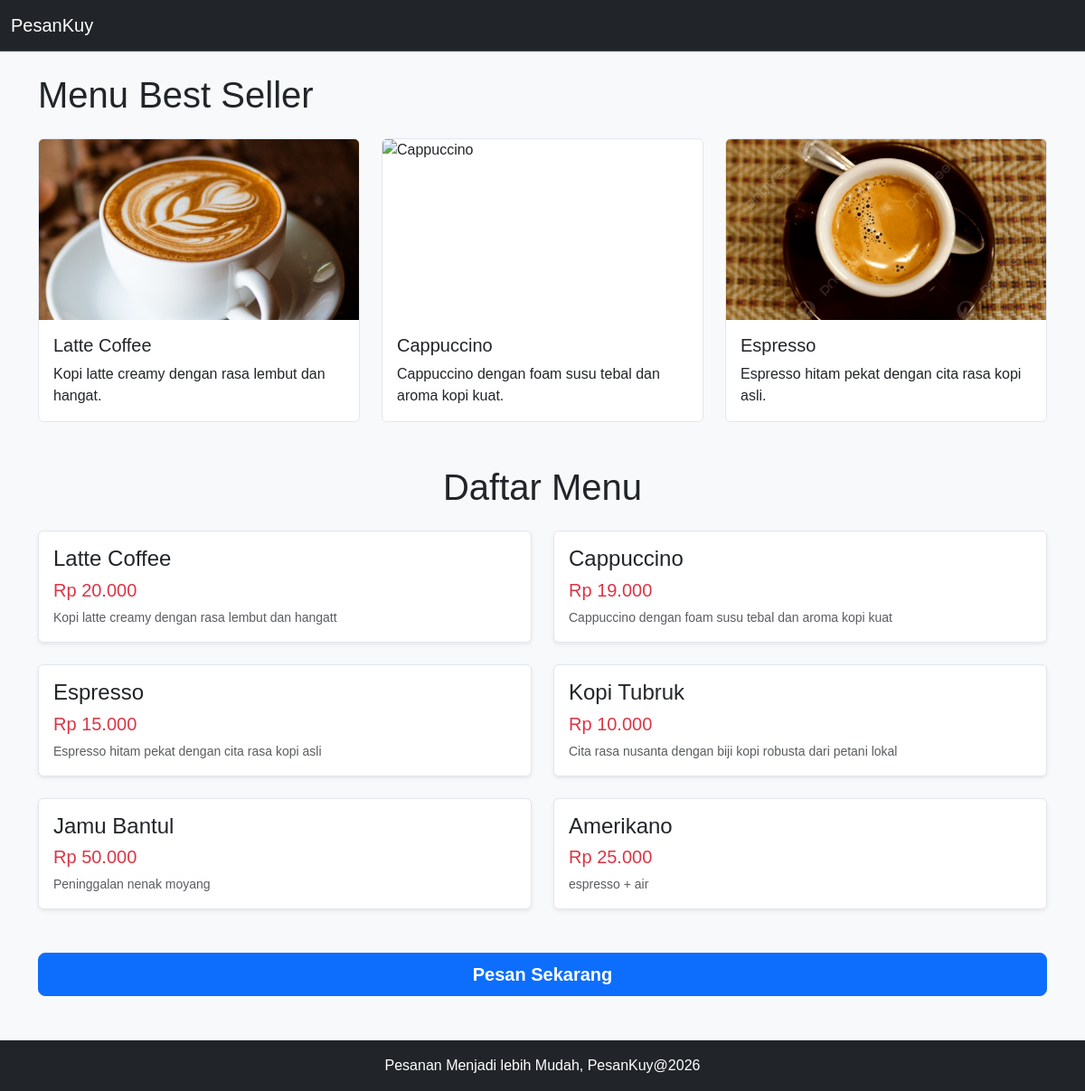
The page / on the database its author committed.
### tables this page shows
CREATE TABLE `menu` (
  `idm` int(2) NOT NULL,
  `catalog` varchar(30) NOT NULL,
  `harga` varchar(30) NOT NULL,
  `keterangan` varchar(200) DEFAULT NULL
);

### index.php (the view, shortened to what this page needs)
<?php
include 'admin/koneksi.php';
$query  = "SELECT * FROM menu";
$result = mysqli_query($konek, $query);
?>
<!doctype html>
<html lang="en">
<head>
    <link href="https://cdn.jsdelivr.net/npm/bootstrap@5.3.0/dist/css/bootstrap.min.css" rel="stylesheet">
    <link rel="stylesheet" href="style.css">
</head>
<body>
    <nav class="navbar navbar-expand-lg bg-dark border-bottom border-body" data-bs-theme="dark">
        <div class="container-fluid">
            <a class="navbar-brand" href="#">PesanKuy</a>
        </div>
    </nav>
    <main class="container my-4">
        <h1 class="mb-4">Menu Best Seller</h1>
        <div class="row g-4 justify-content-center">
            <div class="col-md-4">
                <div class="card h-100">
                    <img src="asset/Latte Coffe.jpg" class="card-img-top" alt="Latte Coffee">
                    <div class="card-body d-flex flex-column">
                        <h5 class="card-title">Latte Coffee</h5>
                        <p class="card-text flex-grow-1">Kopi latte creamy dengan rasa lembut dan hangat.</p>
                    </div>
                </div>
            </div>
            <div class="col-md-4">
                <div class="card h-100">
                    <img src="asset/Cappuccino.jpg" class="card-img-top" alt="Cappuccino">
                    <div class="card-body d-flex flex-column">
                        <h5 class="card-title">Cappuccino</h5>
                        <p class="card-text flex-grow-1">Cappuccino dengan foam susu tebal dan aroma kopi kuat.</p>
                    </div>
                </div>
            </div>
            <div class="col-md-4">
                <div class="card h-100">
                    <img src="asset/Espresso.jpg" class="card-img-top" alt="Espresso">
                    <div class="card-body d-flex flex-column">
                        <h5 class="card-title">Espresso</h5>
                        <p class="card-text flex-grow-1">Espresso hitam pekat dengan cita rasa kopi asli.</p>
                    </div>
                </div>
            </div>
        </div>
        <h1 class="text-center mt-5 mb-4">Daftar Menu</h1>
        <div class="row row-cols-1 row-cols-md-2 g-4">
            <?php
            if (mysqli_num_rows($result) > 0) {
                while ($row = mysqli_fetch_assoc($result)) {
            ?>
                    <div class="col">
                        <div class="card p-3 d-flex flex-row justify-content-between align-items-center h-100 shadow-sm">
                            <div>
                                <h4><?= htmlspecialchars($row['catalog']); ?></h4>
                                <h5 class="text-danger">Rp <?= number_format((float)$row['harga'], 0, ',', '.'); ?></h5>
                                <p class="text-muted small mb-0"><?= htmlspecialchars($row['keterangan']); ?></p>
                            </div>
                        </div>
                    </div>
            <?php
                }
            } else {
                echo "<div class='col-12 text-center'><p class='text-muted'>Belum ada menu yang tersedia.</p></div>";
            }
            ?>
        </div>
        <div class="mt-5 text-center">
            <a href="pemesanan.php" class="btn btn-primary btn-lg w-100 py-2 fw-bold">Pesan Sekarang</a>
        </div>
    </main>
    <footer>
        <div class="text-center py-3 bg-dark text-white border-top mt-5">
            <p class="mb-0">Pesanan Menjadi lebih Mudah, PesanKuy@2026</p>
        </div>
    </footer>
</body>
</html>

### style.css (style rules this page uses)
body { font-family: 'Arial', sans-serif; background-color: #f8f9fa; }
.card { border: 1px solid #e3e6f0; transition: none !important; }
.card-img-top { height: 200px; object-fit: cover; }
footer { bottom: 0; width: 100%; z-index: 1000; }
main { margin-bottom: 90px; }

### rows shown on the page
menu: catalog "Latte Coffee", harga "20.000", keterangan "Kopi latte creamy dengan rasa lembut dan hangatt"
menu: catalog "Cappuccino", harga "19.000", keterangan "Cappuccino dengan foam susu tebal dan aroma kopi kuat"
menu: catalog "Espresso", harga "15.000", keterangan "Espresso hitam pekat dengan cita rasa kopi asli"
menu: catalog "Kopi Tubruk", harga "10.000", keterangan "Cita rasa nusanta dengan biji kopi robusta dari petani lokal"
menu: catalog "Jamu Bantul", harga "50.000", keterangan "Peninggalan nenak moyang"
menu: catalog "Amerikano", harga "25.000", keterangan "espresso + air"
